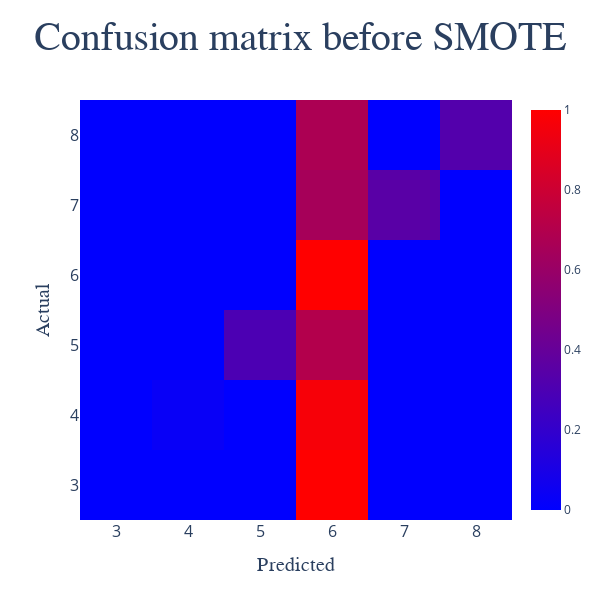

The notebook cell saved with this chart:
### Code cell
labels = list(range(3, 9))

fig = go.Figure(
    data = go.Heatmap(
        z = cm_norm,
        x = labels,
        y = labels,
        zmin = 0,
        zmax = 1,
        colorscale = [
            [0, 'blue'],
            [1, 'red']
        ],
        text = cm_norm.values.round(2)
    ),
    layout = go.Layout(
        title = {
            'text': 'Confusion matrix before SMOTE',
            'font': {'size': 40, 'family': "Gulliver"},
            'x': 0.5
        },
        yaxis_title = {
            'font': {'size': 20, 'family': 'Gulliver'},
            'text': 'Actual'
        },
        xaxis_title = {
            'font': {'size': 20, 'family': 'Gulliver'},
            'text': 'Predicted'
        },
        width = 600,
        height = 600
    )
)

fig.update_xaxes(tickfont=dict(size = 16))
fig.update_yaxes(tickfont=dict(size = 16))

fig.show()

### Figure 1 — Plotly figure (JSON) as saved in the notebook; plotly's stock layout.template omitted (floating-point values rounded to 4 significant figures)
{"data": [{"colorscale": [[0, "blue"], [1, "red"]], "text": [[0, 0, 0, 1, 0, 0], [0, 0.03, 0, 0.97, 0, 0], [0, 0, 0.3, 0.7, 0, 0], [0, 0, 0, 1, 0, 0], [0, 0, 0, 0.65, 0.35, 0], [0, 0, 0, 0.67, 0, 0.33]], "type": "heatmap", "x": [3, 4, 5, 6, 7, 8], "y": [3, 4, 5, 6, 7, 8], "z": [[0, 0, 0, 1, 0, 0], [0, 0.03125, 0, 0.9688, 0, 0], [0, 0, 0.2961, 0.7039, 0, 0], [0, 0, 0, 1, 0, 0], [0, 0, 0, 0.6515, 0.3485, 0], [0, 0, 0, 0.6744, 0, 0.3256]], "zmax": 1, "zmin": 0}], "layout": {"height": 600, "title": {"font": {"family": "Gulliver", "size": 40}, "text": "Confusion matrix before SMOTE", "x": 0.5}, "width": 600, "xaxis": {"tickfont": {"size": 16}, "title": {"font": {"family": "Gulliver", "size": 20}, "text": "Predicted"}}, "yaxis": {"tickfont": {"size": 16}, "title": {"font": {"family": "Gulliver", "size": 20}, "text": "Actual"}}}}
